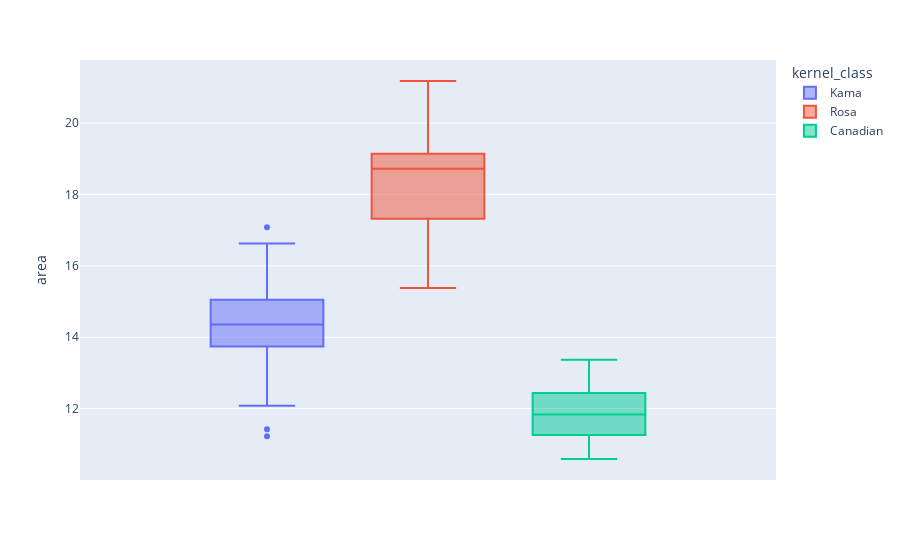

Notebook code cell kept with this figure:
### Code cell
def column_boxer1(col):
    fig = px.box(df,
                 color = "kernel_class",
                 y= col)
    fig.show()
cols = df.columns
interact(column_boxer1,col = cols);

### Figure 1 — Plotly figure (JSON) as saved in the notebook; plotly's stock layout.template omitted (floating-point values rounded to 4 significant figures)
{"data": [{"alignmentgroup": "True", "hovertemplate": "kernel_class=Kama<br>area=%{y}<extra></extra>", "legendgroup": "Kama", "marker": {"color": "#636efa"}, "name": "Kama", "notched": false, "offsetgroup": "Kama", "orientation": "v", "showlegend": true, "type": "box", "x0": " ", "xaxis": "x", "y": [15.26, 14.88, 14.29, 13.84, 16.14, 14.38, 14.69, 14.11, 16.63, 16.44, 15.26, 14.03, 13.89, 13.78, 13.74, 14.59, 13.99, 15.69, 14.7, 12.72, 14.16, 14.11, 15.88, 12.08, 15.01, 16.19, 13.02, 12.74, 14.11, 13.45, 13.16, 15.49, 14.09, 13.94, 15.05, 16.12, 16.2, 17.08, 14.8, 14.28, 13.54, 13.5, 13.16, 15.5, 15.11, 13.8, 15.36, 14.99, 14.79, 14.86, 14.43, 15.78, 14.49, 14.33, 14.52, 15.03, 14.46, 14.92, 15.38, 12.11, 11.42, 11.23, 12.36, 13.22, 12.78, 12.88, 14.34, 14.01, 14.37, 12.73], "y0": " ", "yaxis": "y"}, {"alignmentgroup": "True", "hovertemplate": "kernel_class=Rosa<br>area=%{y}<extra></extra>", "legendgroup": "Rosa", "marker": {"color": "#EF553B"}, "name": "Rosa", "notched": false, "offsetgroup": "Rosa", "orientation": "v", "showlegend": true, "type": "box", "x0": " ", "xaxis": "x", "y": [17.63, 16.84, 17.26, 19.11, 16.82, 16.77, 17.32, 20.71, 18.94, 17.12, 16.53, 18.72, 20.2, 19.57, 19.51, 18.27, 18.88, 18.98, 21.18, 20.88, 20.1, 18.76, 18.81, 18.59, 18.36, 16.87, 19.31, 18.98, 18.17, 18.72, 16.41, 17.99, 19.46, 19.18, 18.95, 18.83, 18.85, 17.63, 19.94, 18.55, 18.45, 19.38, 19.13, 19.14, 20.97, 19.06, 18.96, 19.15, 18.89, 20.03, 20.24, 18.14, 16.17, 18.43, 15.99, 18.75, 18.65, 17.98, 20.16, 17.55, 18.3, 18.94, 15.38, 16.16, 15.56, 15.38, 17.36, 15.57, 15.6, 16.23], "y0": " ", "yaxis": "y"}, {"alignmentgroup": "True", "hovertemplate": "kernel_class=Canadian<br>area=%{y}<extra></extra>", "legendgroup": "Canadian", "marker": {"color": "#00cc96"}, "name": "Canadian", "notched": false, "offsetgroup": "Canadian", "orientation": "v", "showlegend": true, "type": "box", "x0": " ", "xaxis": "x", "y": [13.07, 13.32, 13.34, 12.22, 11.82, 11.21, 11.43, 12.49, 12.7, 10.79, 11.83, 12.01, 12.26, 11.18, 11.36, 11.19, 11.34, 12.13, 11.75, 11.49, 12.54, 12.02, 12.05, 12.55, 11.14, 12.1, 12.44, 12.15, 11.35, 11.24, 11.02, 11.55, 11.27, 11.4, 10.83, 10.8, 11.26, 10.74, 11.48, 12.21, 11.41, 12.46, 12.19, 11.65, 12.89, 11.56, 11.81, 10.91, 11.23, 10.59, 10.93, 11.27, 11.87, 10.82, 12.11, 12.8, 12.79, 13.37, 12.62, 12.76, 12.38, 12.67, 11.18, 12.7, 12.37, 12.19, 11.23, 13.2, 11.84, 12.3], "y0": " ", "yaxis": "y"}], "layout": {"boxmode": "group", "legend": {"title": {"text": "kernel_class"}, "tracegroupgap": 0}, "margin": {"t": 60}, "xaxis": {"anchor": "y", "domain": [0, 1]}, "yaxis": {"anchor": "x", "domain": [0, 1], "title": {"text": "area"}}}}
